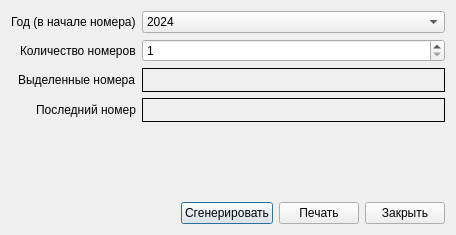
<?xml version="1.0" encoding="UTF-8"?>
<ui version="4.0">
 <class>QRWindow</class>
 <widget class="QDialog" name="QRWindow">
  <property name="geometry">
   <rect>
    <x>0</x>
    <y>0</y>
    <width>456</width>
    <height>235</height>
   </rect>
  </property>
  <property name="windowTitle">
   <string>Генерация серийных номеров для изделий и модулей</string>
  </property>
  <layout class="QVBoxLayout" name="verticalLayout">
   <item>
    <layout class="QFormLayout" name="formLayout">
     <property name="labelAlignment">
      <set>Qt::AlignmentFlag::AlignRight|Qt::AlignmentFlag::AlignTrailing|Qt::AlignmentFlag::AlignVCenter</set>
     </property>
     <item row="0" column="0">
      <widget class="QLabel" name="label_2">
       <property name="text">
        <string>Год (в начале номера)</string>
       </property>
      </widget>
     </item>
     <item row="0" column="1">
      <widget class="QComboBox" name="cbYear">
       <item>
        <property name="text">
         <string>2024</string>
        </property>
       </item>
       <item>
        <property name="text">
         <string>2025</string>
        </property>
       </item>
       <item>
        <property name="text">
         <string>2026</string>
        </property>
       </item>
       <item>
        <property name="text">
         <string>2027</string>
        </property>
       </item>
       <item>
        <property name="text">
         <string>2028</string>
        </property>
       </item>
       <item>
        <property name="text">
         <string>2029</string>
        </property>
       </item>
       <item>
        <property name="text">
         <string>2030</string>
        </property>
       </item>
       <item>
        <property name="text">
         <string>2031</string>
        </property>
       </item>
       <item>
        <property name="text">
         <string>2032</string>
        </property>
       </item>
       <item>
        <property name="text">
         <string>2033</string>
        </property>
       </item>
      </widget>
     </item>
     <item row="1" column="0">
      <widget class="QLabel" name="label">
       <property name="text">
        <string>Количество номеров</string>
       </property>
      </widget>
     </item>
     <item row="1" column="1">
      <widget class="QSpinBox" name="sbCount">
       <property name="minimum">
        <number>1</number>
       </property>
       <property name="maximum">
        <number>999</number>
       </property>
      </widget>
     </item>
     <item row="2" column="0">
      <widget class="QLabel" name="label_3">
       <property name="text">
        <string>Выделенные номера</string>
       </property>
      </widget>
     </item>
     <item row="2" column="1">
      <widget class="QLabel" name="lbResult">
       <property name="minimumSize">
        <size>
         <width>0</width>
         <height>24</height>
        </size>
       </property>
       <property name="frameShape">
        <enum>QFrame::Shape::Box</enum>
       </property>
       <property name="text">
        <string/>
       </property>
      </widget>
     </item>
     <item row="3" column="0">
      <widget class="QLabel" name="label_4">
       <property name="text">
        <string>Последний номер</string>
       </property>
      </widget>
     </item>
     <item row="3" column="1">
      <widget class="QLabel" name="lbCurrentNum">
       <property name="minimumSize">
        <size>
         <width>0</width>
         <height>24</height>
        </size>
       </property>
       <property name="frameShape">
        <enum>QFrame::Shape::Box</enum>
       </property>
       <property name="text">
        <string/>
       </property>
      </widget>
     </item>
    </layout>
   </item>
   <item>
    <spacer name="verticalSpacer">
     <property name="orientation">
      <enum>Qt::Orientation::Vertical</enum>
     </property>
     <property name="sizeHint" stdset="0">
      <size>
       <width>20</width>
       <height>40</height>
      </size>
     </property>
    </spacer>
   </item>
   <item>
    <layout class="QHBoxLayout" name="horizontalLayout_2">
     <item>
      <spacer name="horizontalSpacer">
       <property name="orientation">
        <enum>Qt::Orientation::Horizontal</enum>
       </property>
       <property name="sizeHint" stdset="0">
        <size>
         <width>40</width>
         <height>20</height>
        </size>
       </property>
      </spacer>
     </item>
     <item>
      <widget class="QPushButton" name="pbGenerate">
       <property name="text">
        <string>Сгенерировать</string>
       </property>
       <property name="icon">
        <iconset resource="resource.qrc">
         <normaloff>:/image/text_list_numbers.png</normaloff>:/image/text_list_numbers.png</iconset>
       </property>
       <property name="iconSize">
        <size>
         <width>24</width>
         <height>24</height>
        </size>
       </property>
      </widget>
     </item>
     <item>
      <widget class="QPushButton" name="pbPrint">
       <property name="text">
        <string>Печать</string>
       </property>
       <property name="icon">
        <iconset resource="resource.qrc">
         <normaloff>:/image/print.png</normaloff>:/image/print.png</iconset>
       </property>
       <property name="iconSize">
        <size>
         <width>24</width>
         <height>24</height>
        </size>
       </property>
      </widget>
     </item>
     <item>
      <widget class="QPushButton" name="pbClose">
       <property name="text">
        <string>Закрыть</string>
       </property>
       <property name="icon">
        <iconset resource="resource.qrc">
         <normaloff>:/image/Exit.png</normaloff>:/image/Exit.png</iconset>
       </property>
       <property name="iconSize">
        <size>
         <width>24</width>
         <height>24</height>
        </size>
       </property>
      </widget>
     </item>
    </layout>
   </item>
  </layout>
 </widget>
 <resources>
  <include location="resource.qrc"/>
 </resources>
 <connections>
  <connection>
   <sender>pbClose</sender>
   <signal>clicked()</signal>
   <receiver>QRWindow</receiver>
   <slot>close()</slot>
   <hints>
    <hint type="sourcelabel">
     <x>289</x>
     <y>321</y>
    </hint>
    <hint type="destinationlabel">
     <x>299</x>
     <y>193</y>
    </hint>
   </hints>
  </connection>
 </connections>
</ui>
